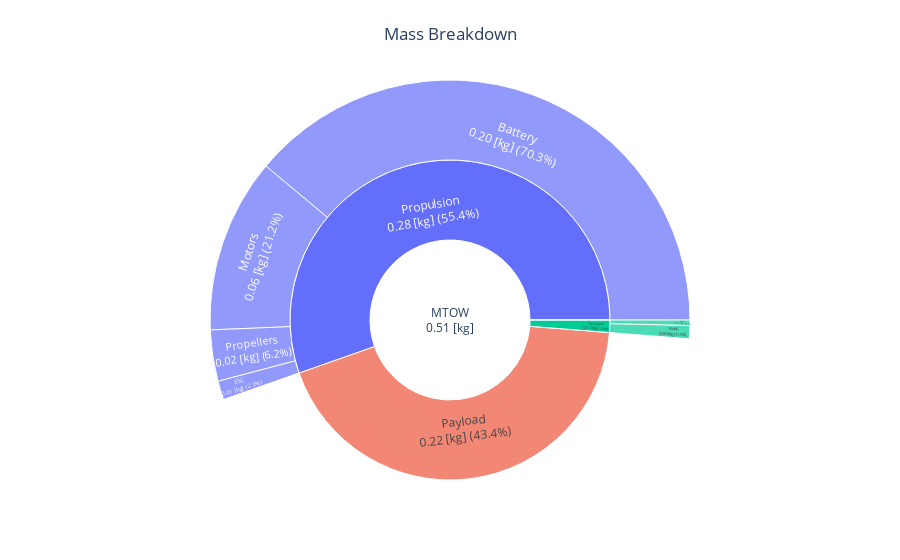

Notebook code for this chart:
### Code cell
fig = mass_breakdown_sun_plot_drone(OUTPUT_FILE)
fig.show()

### Figure 1 — Plotly figure (JSON) as saved in the notebook; plotly's stock layout.template omitted (floating-point values rounded to 4 significant figures)
{"data": [{"branchvalues": "total", "labels": ["MTOW<br>0.51 [kg]", "Payload<br>0.22 [kg] (43.4%)", "Fuel mission<br>0.00 [kg] (0.0%)", "Propulsion<br>0.28 [kg] (55.4%)", "Structure<br>0.01 [kg] (1.3%)", "Propellers<br>0.02 [kg] (6.2%)", "Motors<br>0.06 [kg] (21.2%)", "Gearboxes<br>0.00 [kg] (0.0%)", "ESC<br>0.01 [kg] (2.3%)", "Battery<br>0.20 [kg] (70.3%)", "Body<br>0.00 [kg] (71.3%)", "Arms<br>0.00 [kg] (28.7%)"], "parents": ["", "MTOW<br>0.51 [kg]", "MTOW<br>0.51 [kg]", "MTOW<br>0.51 [kg]", "MTOW<br>0.51 [kg]", "Propulsion<br>0.28 [kg] (55.4%)", "Propulsion<br>0.28 [kg] (55.4%)", "Propulsion<br>0.28 [kg] (55.4%)", "Propulsion<br>0.28 [kg] (55.4%)", "Propulsion<br>0.28 [kg] (55.4%)", "Structure<br>0.01 [kg] (1.3%)", "Structure<br>0.01 [kg] (1.3%)"], "type": "sunburst", "values": [0.5074, 0.22, 0, 0.281, 0.006362, 0.01751, 0.05959, 0, 0.006466, 0.1974, 0.004533, 0.001829]}], "layout": {"margin": {"b": 0, "l": 0, "r": 0, "t": 80}, "title": {"text": "Mass Breakdown", "x": 0.5}}}
